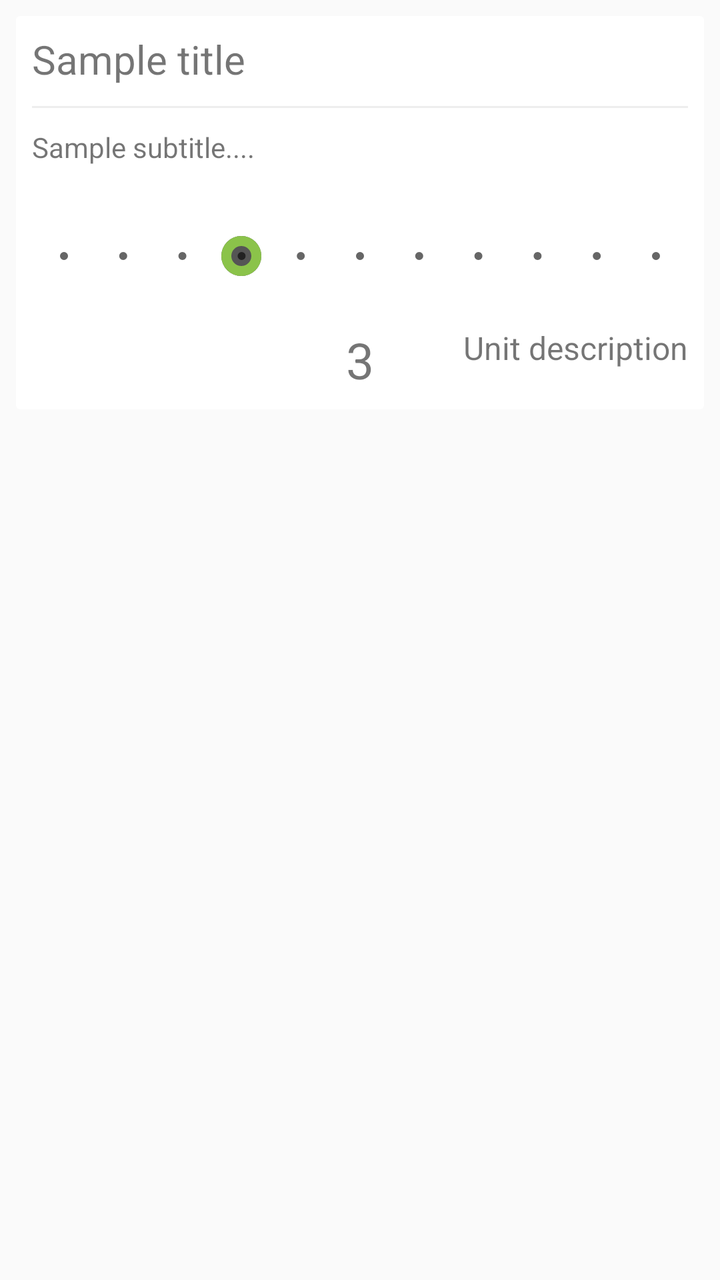
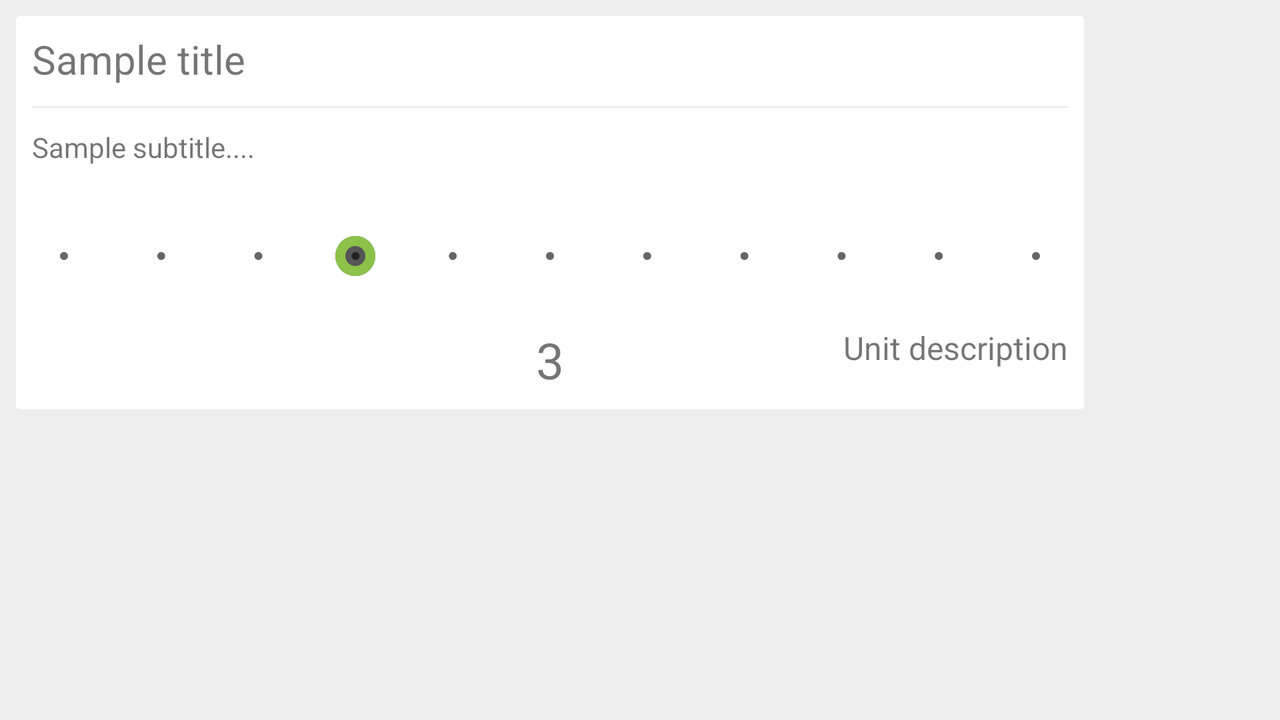

Compare how this app lays out the same screen by default and in its alternative resource folder. The renders come first, then the two layout files and the values they reference.
<!-- AndroidManifest.xml: application theme AppTheme -->
<!-- res/layout/discrete_rate_fragment.xml -->
<?xml version="1.0" encoding="utf-8"?>
<RelativeLayout xmlns:android="http://schemas.android.com/apk/res/android"
                style="@style/StandardPadding"
                android:layout_width="match_parent"
                android:layout_height="match_parent"
                android:orientation="vertical">

    <ScrollView
        android:layout_width="wrap_content"
        android:layout_height="wrap_content">
        <RelativeLayout
            style="@style/StandardPadding"
            android:layout_width="match_parent"
            android:layout_height="wrap_content"
            android:background="@drawable/card_shape">

            <LinearLayout
                android:id="@+id/seekBarTextLinearLayout"
                android:layout_width="match_parent"
                android:layout_height="wrap_content"
                android:orientation="vertical"
                android:layout_marginBottom="10dp">
                <TextView
                    android:id="@+id/discreteSeekBarTitle"
                    style="@style/CardTitle"
                    android:layout_width="wrap_content"
                    android:layout_height="wrap_content"
                    android:text="Sample title"/>

                <ImageView
                    android:id="@+id/lineSeparator1"
                    android:layout_width="match_parent"
                    android:layout_height="1dp"
                    android:layout_marginTop="10dp"
                    android:background="@color/horizontalSeparatorColor"
                    android:contentDescription="@string/lineSeparatorContentDescription"/>

                <TextView
                    android:id="@+id/discreteSeekBarSubTitle"
                    style="@style/CardSubtitle"
                    android:textSize="14sp"
                    android:layout_width="match_parent"
                    android:layout_height="wrap_content"
                    android:text="Sample subtitle...."
                    android:layout_marginTop="10dp"/>

            </LinearLayout>

            <SeekBar
                android:id="@+id/discreteSeekBar"
                style="@style/Widget.AppCompat.SeekBar.Discrete"
                android:layout_width="match_parent"
                android:layout_height="50dp"
                android:layout_centerInParent="true"
                android:layout_below="@+id/seekBarTextLinearLayout"
                android:progressDrawable="@drawable/grey_seekbar_drawable"
                android:thumb="@drawable/grey_seekbar_thumb"
                android:max="10"
                android:progress="3"
                android:maxHeight="10dp"
                android:layout_marginBottom="10dp"
                android:layout_marginTop="10dp"/>

            <TextView
                android:id="@+id/discreteSeekBarProgressBox"
                android:layout_width="wrap_content"
                android:layout_height="wrap_content"
                android:layout_centerHorizontal="true"
                android:text="3"
                android:textSize="25sp"
                android:layout_below="@id/discreteSeekBar"/>

            <TextView
                android:id="@+id/discreteSeekBarProgressBoxDescription"
                android:layout_width="wrap_content"
                android:layout_height="wrap_content"
                android:layout_alignParentEnd="true"
                android:text="Unit description"
                android:textAlignment="textEnd"
                android:textSize="16sp"
                android:layout_toEndOf="@id/discreteSeekBarProgressBox"
                android:layout_below="@id/discreteSeekBar"/>

            <TextView
                android:layout_width="match_parent"
                android:layout_height="100dp"/>
        </RelativeLayout>
    </ScrollView>



</RelativeLayout>
<!-- resources referenced by this layout -->
<resources>
  <color name="horizontalSeparatorColor">#EEEEEE</color>
  <!-- drawable card_shape (drawable) -->
  <shape xmlns:android="http://schemas.android.com/apk/res/android"
      android:shape="rectangle">
      <solid android:color="@color/cardColor" />
      <corners android:radius="2dp" />
  </shape>
  <!-- drawable grey_seekbar_drawable (drawable) -->
  <shape xmlns:android="http://schemas.android.com/apk/res/android"
         android:shape="rectangle">
      <solid android:color="@color/seekbarDrawableColor" />
      <corners android:radius="0dp" />
  </shape>
  <!-- drawable grey_seekbar_thumb (drawable) -->
  <?xml version="1.0" encoding="utf-8"?>
  <layer-list xmlns:android="http://schemas.android.com/apk/res/android">
      <item>
          <shape android:shape="oval">
              <solid android:color="#555555"/>
              <size
                  android:width="20dp"
                  android:height="20dp"/>
          </shape>
      </item>
      <item>
          <shape android:shape="oval">
              <stroke android:color="@color/colorPrimary"
                      android:width="5dp"/>
              <solid android:color="#555555"/>
              <size
                  android:width="10dp"
                  android:height="10dp"/>
          </shape>
      </item>
  </layer-list>
  <string name="lineSeparatorContentDescription">A line that visually separates user interface elements</string>
  <style name="CardSubtitle">
          <item name="android:textSize">@dimen/cardSubtitleTextSize</item>
          <item name="android:textAlignment">viewStart</item>
      </style>
  <style name="CardTitle">
          <item name="android:textSize">@dimen/cardTitleTextSize</item>
          <item name="android:textAlignment">viewStart</item>
      </style>
  <style name="StandardPadding">
          <item name="android:paddingBottom">@dimen/activity_vertical_margin</item>
          <item name="android:paddingLeft">@dimen/activity_horizontal_margin</item>
          <item name="android:paddingRight">@dimen/activity_horizontal_margin</item>
          <item name="android:paddingTop">@dimen/activity_vertical_margin</item>
      </style>
  <style name="AppTheme" parent="Theme.AppCompat.Light.DarkActionBar">
          
          <item name="colorPrimary">@color/colorPrimary</item>
          <item name="colorPrimaryDark">@color/colorPrimaryDark</item>
          <item name="colorAccent">@color/colorAccent</item>
      </style>
  <color name="cardColor">#FFFFFF</color>
  <color name="colorPrimary">#8BC34A</color>
  <dimen name="cardSubtitleTextSize">14sp</dimen>
  <dimen name="cardTitleTextSize">20sp</dimen>
  <dimen name="activity_vertical_margin">8dp</dimen>
  <dimen name="activity_horizontal_margin">8dp</dimen>
  <color name="colorPrimaryDark">#33691E</color>
  <color name="colorAccent">#CCFF90</color>
</resources>
<!-- res/layout-land/discrete_rate_fragment.xml (the repository's variant of the layout above) -->
<!-- drawn on the phone turned sideways -->
<?xml version="1.0" encoding="utf-8"?>
<LinearLayout xmlns:android="http://schemas.android.com/apk/res/android"
              style="@style/StandardPadding"
              android:layout_width="match_parent"
              android:layout_height="match_parent"
              android:background="@color/appBackground"
              android:orientation="vertical">

    <RelativeLayout
        android:layout_width="match_parent"
        android:layout_height="match_parent">

        <ScrollView
            android:layout_width="wrap_content"
            android:layout_height="wrap_content"
            android:layout_alignParentStart="true"
            android:layout_toStartOf="@id/invisibleFloatingButton"
            android:layout_marginEnd="10dp">

            <RelativeLayout
                style="@style/StandardPadding"
                android:layout_width="match_parent"
                android:layout_height="wrap_content"
                android:background="@drawable/card_shape">

                <LinearLayout
                    android:id="@+id/seekBarTextLinearLayout"
                    android:layout_width="match_parent"
                    android:layout_height="wrap_content"
                    android:orientation="vertical"
                    android:layout_marginBottom="10dp">
                    <TextView
                        android:id="@+id/discreteSeekBarTitle"
                        style="@style/CardTitle"
                        android:layout_width="wrap_content"
                        android:layout_height="wrap_content"
                        android:text="Sample title"/>

                    <ImageView
                        android:id="@+id/lineSeparator1"
                        android:layout_width="match_parent"
                        android:layout_height="1dp"
                        android:layout_marginTop="10dp"
                        android:background="@color/horizontalSeparatorColor"
                        android:contentDescription="@string/lineSeparatorContentDescription"/>

                    <TextView
                        android:id="@+id/discreteSeekBarSubTitle"
                        style="@style/CardSubtitle"
                        android:textSize="14sp"
                        android:layout_width="match_parent"
                        android:layout_height="wrap_content"
                        android:text="Sample subtitle...."
                        android:layout_marginTop="10dp"/>

                </LinearLayout>

                <SeekBar
                    android:id="@+id/discreteSeekBar"
                    style="@style/Widget.AppCompat.SeekBar.Discrete"
                    android:layout_width="match_parent"
                    android:layout_height="50dp"
                    android:layout_centerInParent="true"
                    android:layout_below="@+id/seekBarTextLinearLayout"
                    android:progressDrawable="@drawable/grey_seekbar_drawable"
                    android:thumb="@drawable/grey_seekbar_thumb"
                    android:max="10"
                    android:progress="3"
                    android:scrollbarSize="50dip"
                    android:minHeight="10dp"
                    android:maxHeight="10dp"
                    android:layout_marginBottom="10dp"
                    android:layout_marginTop="10dp"/>

                <TextView
                    android:id="@+id/discreteSeekBarProgressBox"
                    android:layout_width="wrap_content"
                    android:layout_height="wrap_content"
                    android:layout_centerHorizontal="true"
                    android:text="3"
                    android:textSize="25sp"
                    android:layout_below="@id/discreteSeekBar"/>

                <TextView
                    android:id="@+id/discreteSeekBarProgressBoxDescription"
                    android:layout_width="wrap_content"
                    android:layout_height="wrap_content"
                    android:layout_alignParentEnd="true"
                    android:text="Unit description"
                    android:textAlignment="textEnd"
                    android:textSize="16sp"
                    android:layout_toEndOf="@id/discreteSeekBarProgressBox"
                    android:layout_below="@id/discreteSeekBar"/>

                <TextView
                    android:layout_width="match_parent"
                    android:layout_height="100dp"/>
            </RelativeLayout>
        </ScrollView>

        <Button
            android:id="@+id/invisibleFloatingButton"
            style="@style/InvisibleRoundFloatingButton"/>

    </RelativeLayout>
</LinearLayout>
<!-- resources referenced by the variant -->
<!-- as the phone turned sideways resolves them -->
<resources>
  <color name="appBackground">#EEEEEE</color>
  <color name="horizontalSeparatorColor">#EEEEEE</color>
  <!-- drawable card_shape (drawable) -->
  <shape xmlns:android="http://schemas.android.com/apk/res/android"
      android:shape="rectangle">
      <solid android:color="@color/cardColor" />
      <corners android:radius="2dp" />
  </shape>
  <!-- drawable grey_seekbar_drawable (drawable) -->
  <shape xmlns:android="http://schemas.android.com/apk/res/android"
         android:shape="rectangle">
      <solid android:color="@color/seekbarDrawableColor" />
      <corners android:radius="0dp" />
  </shape>
  <string name="lineSeparatorContentDescription">A line that visually separates user interface elements</string>
  <style name="CardSubtitle">
          <item name="android:textSize">@dimen/cardSubtitleTextSize</item>
          <item name="android:textAlignment">viewStart</item>
      </style>
  <style name="CardTitle">
          <item name="android:textSize">@dimen/cardTitleTextSize</item>
          <item name="android:textAlignment">viewStart</item>
      </style>
  <style name="InvisibleRoundFloatingButton" parent="RoundFloatingButton">
         <item name="android:layout_alignParentEnd">true</item>
         <item name="android:visibility">invisible</item>
      </style>
  <style name="StandardPadding">
          <item name="android:paddingBottom">@dimen/activity_vertical_margin</item>
          <item name="android:paddingLeft">@dimen/activity_horizontal_margin</item>
          <item name="android:paddingRight">@dimen/activity_horizontal_margin</item>
          <item name="android:paddingTop">@dimen/activity_vertical_margin</item>
      </style>
  <style name="AppTheme" parent="Theme.AppCompat.Light.DarkActionBar">
          
          <item name="colorPrimary">@color/colorPrimary</item>
          <item name="colorPrimaryDark">@color/colorPrimaryDark</item>
          <item name="colorAccent">@color/colorAccent</item>
      </style>
  <color name="cardColor">#FFFFFF</color>
  <color name="colorPrimary">#8BC34A</color>
  <dimen name="cardSubtitleTextSize">14sp</dimen>
  <dimen name="cardTitleTextSize">20sp</dimen>
  <style name="RoundFloatingButton">
          <item name="android:layout_width">60dp</item>
          <item name="android:layout_height">60dp</item>
          <item name="android:layout_margin">10dp</item>
          <item name="android:background">@drawable/floating_button_shape</item>
          <item name="android:elevation">10dp</item>
          <item name="android:fontFamily">sans-serif-light</item>
          <item name="android:gravity">center</item>
          <item name="android:textAllCaps">false</item>
          <item name="android:textColor">#FFFFFF</item>
          <item name="android:textStyle">bold</item>
          <item name="android:textSize">20dp</item>
      </style>
  <dimen name="activity_vertical_margin">8dp</dimen>
  <dimen name="activity_horizontal_margin">8dp</dimen>
  <color name="colorPrimaryDark">#33691E</color>
  <color name="colorAccent">#CCFF90</color>
  <!-- drawable floating_button_shape (drawable) -->
  <?xml version="1.0" encoding="utf-8"?>
  <selector xmlns:android="http://schemas.android.com/apk/res/android">
      <item android:state_pressed="false">
          <shape android:shape="oval">
              <solid android:color="@color/colorPrimary" />
              <stroke android:color="@color/colorPrimaryDark" android:width="2dp"/>
          </shape>
      </item>
  
      <item android:state_pressed="true">
          <shape android:shape="oval">
              <solid android:color="@color/colorPrimaryAccent" />
              <stroke android:color="@color/colorPrimaryDark" android:width="2dp"/>
          </shape>
      </item>
  </selector>
  <color name="colorPrimaryAccent">#7EB63C</color>
</resources>
